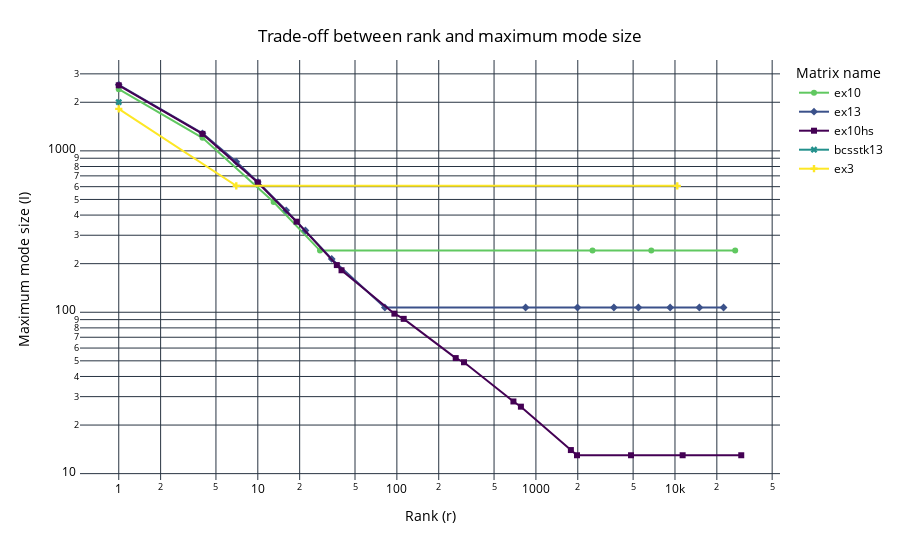

This figure's notebook cell:
### Code cell
# trade-off between rank and max mode size - baseline
fig = px.line(baseline_df, x="rank", y="max_mode_size", color="matrix_name", symbol="matrix_name", log_x=True, log_y=True, color_discrete_map=matrix_color_map,
                 labels={
                     "rank": "Rank (r)",
                     "matrix_name": "Matrix name",
                     "max_mode_size": "Maximum mode size (I)",
                 })
fig.update_layout(
    title={
        'text': "Trade-off between rank and maximum mode size",
        'x':0.5,
        'xanchor': 'center',
        'yanchor': 'top'
    },
    plot_bgcolor='white',   # Plot area background color
    paper_bgcolor='white',  # Entire figure background color
    font=dict(color='black') # Font color
)
fig.show()

fig.write_image("plots/baseline_max_mode_size_vs_rank.pdf")

### Figure 1 — Plotly figure (JSON) as saved in the notebook; plotly's stock layout.template omitted (floating-point values rounded to 4 significant figures)
{"data": [{"hovertemplate": "Matrix name=ex10<br>Rank (r)=%{x}<br>Maximum mode size (I)=%{y}<extra></extra>", "legendgroup": "ex10", "line": {"color": "rgb(96, 200, 96)", "dash": "solid"}, "marker": {"symbol": "circle"}, "mode": "lines+markers", "name": "ex10", "orientation": "v", "showlegend": true, "x": [27100.0, 6754.0, 2553.0, 28.0, 13.0, 4.0, 1.0], "xaxis": "x", "y": [241.0, 241.0, 241.0, 241.0, 482.0, 1205.0, 2410.0], "yaxis": "y", "type": "scatter"}, {"hovertemplate": "Matrix name=ex13<br>Rank (r)=%{x}<br>Maximum mode size (I)=%{y}<extra></extra>", "legendgroup": "ex13", "line": {"color": "rgb(59, 81, 138)", "dash": "solid"}, "marker": {"symbol": "diamond"}, "mode": "lines+markers", "name": "ex13", "orientation": "v", "showlegend": true, "x": [22350.0, 14980.0, 9234.0, 5456.0, 3637.0, 1990.0, 843.0, 82.0, 34.0, 22.0, 16.0, 10.0, 7.0, 4.0, 1.0], "xaxis": "x", "y": [107.0, 107.0, 107.0, 107.0, 107.0, 107.0, 107.0, 107.0, 214.0, 321.0, 428.0, 642.0, 856.0, 1284.0, 2568.0], "yaxis": "y", "type": "scatter"}, {"hovertemplate": "Matrix name=ex10hs<br>Rank (r)=%{x}<br>Maximum mode size (I)=%{y}<extra></extra>", "legendgroup": "ex10hs", "line": {"color": "rgb(68, 1, 84)", "dash": "solid"}, "marker": {"symbol": "square"}, "mode": "lines+markers", "name": "ex10hs", "orientation": "v", "showlegend": true, "x": [29960.0, 11350.0, 4830.0, 1974.0, 1784.0, 780.0, 689.0, 304.0, 265.0, 112.0, 96.0, 40.0, 37.0, 19.0, 10.0, 4.0, 1.0], "xaxis": "x", "y": [13.0, 13.0, 13.0, 13.0, 14.0, 26.0, 28.0, 49.0, 52.0, 91.0, 98.0, 182.0, 196.0, 364.0, 637.0, 1274.0, 2548.0], "yaxis": "y", "type": "scatter"}, {"hovertemplate": "Matrix name=bcsstk13<br>Rank (r)=%{x}<br>Maximum mode size (I)=%{y}<extra></extra>", "legendgroup": "bcsstk13", "line": {"color": "rgb(34, 144, 140)", "dash": "solid"}, "marker": {"symbol": "x"}, "mode": "lines+markers", "name": "bcsstk13", "orientation": "v", "showlegend": true, "x": [1.0], "xaxis": "x", "y": [2003.0], "yaxis": "y", "type": "scatter"}, {"hovertemplate": "Matrix name=ex3<br>Rank (r)=%{x}<br>Maximum mode size (I)=%{y}<extra></extra>", "legendgroup": "ex3", "line": {"color": "rgb(253, 231, 37)", "dash": "solid"}, "marker": {"symbol": "cross"}, "mode": "lines+markers", "name": "ex3", "orientation": "v", "showlegend": true, "x": [10390.0, 7.0, 1.0], "xaxis": "x", "y": [607.0, 607.0, 1821.0], "yaxis": "y", "type": "scatter"}], "layout": {"xaxis": {"anchor": "y", "domain": [0.0, 1.0], "title": {"text": "Rank (r)"}, "type": "log"}, "yaxis": {"anchor": "x", "domain": [0.0, 1.0], "title": {"text": "Maximum mode size (I)"}, "type": "log"}, "legend": {"title": {"text": "Matrix name"}, "tracegroupgap": 0}, "margin": {"t": 60}, "title": {"text": "Trade-off between rank and maximum mode size", "x": 0.5, "xanchor": "center", "yanchor": "top"}, "font": {"color": "black"}, "plot_bgcolor": "white", "paper_bgcolor": "white"}}
